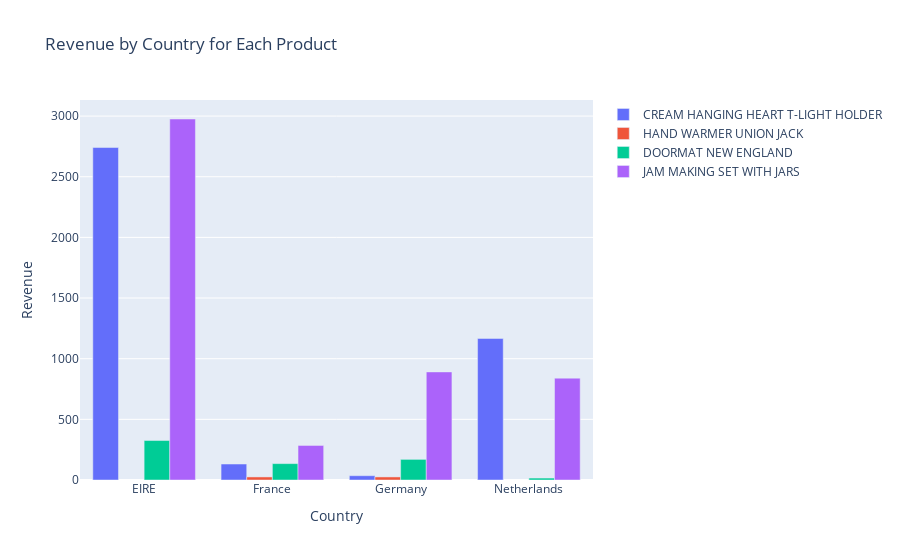

Notebook code for this chart:
### Markdown cell above
## 5. Create an interactive side-by-side bar chart showing the revenue by country listed below (bars) for each of the products listed below.

### Code cell
# Lista de países y productos de interés, como no especificaba qué productos, los he elegido yo al azar
countries = ['EIRE', 'Germany', 'France', 'Netherlands']
products = ['CREAM HANGING HEART T-LIGHT HOLDER', 'HAND WARMER UNION JACK', 'DOORMAT NEW ENGLAND', 'JAM MAKING SET WITH JARS']

# Filtrar los datos para los países y productos especificados
filtered_df = retail[retail['Country'].isin(countries) & retail['Description'].isin(products)]

# Agrupar por país y producto y sumar los ingresos
grouped_df = filtered_df.groupby(['Country', 'Description']).agg({'Revenue':'sum'}).reset_index()

# Crear un trazo por cada producto
traces = []
for product in products:
    product_df = grouped_df[grouped_df['Description'] == product]
    traces.append(go.Bar(x=product_df['Country'], y=product_df['Revenue'], name=product))

# Crear un objeto Layout
layout = go.Layout(title='Revenue by Country for Each Product', barmode='group',
                   xaxis=dict(title='Country'), yaxis=dict(title='Revenue'))

# Crear un objeto Figure y visualizar el gráfico
fig = go.Figure(data=traces, layout=layout)
iplot(fig)

### Figure 1 — Plotly figure (JSON) as saved in the notebook; plotly's stock layout.template omitted (floating-point values rounded to 4 significant figures)
{"data": [{"name": "CREAM HANGING HEART T-LIGHT HOLDER", "type": "bar", "x": ["EIRE", "France", "Germany", "Netherlands"], "y": [2741.0, 131.8, 35.4, 1167]}, {"name": "HAND WARMER UNION JACK", "type": "bar", "x": ["France", "Germany"], "y": [25.2, 25.2]}, {"name": "DOORMAT NEW ENGLAND", "type": "bar", "x": ["EIRE", "France", "Germany", "Netherlands"], "y": [325.5, 135, 170.1, 15.9]}, {"name": "JAM MAKING SET WITH JARS", "type": "bar", "x": ["EIRE", "France", "Germany", "Netherlands"], "y": [2976, 284.8, 891, 839.8]}], "layout": {"barmode": "group", "title": {"text": "Revenue by Country for Each Product"}, "xaxis": {"title": {"text": "Country"}}, "yaxis": {"title": {"text": "Revenue"}}}}
